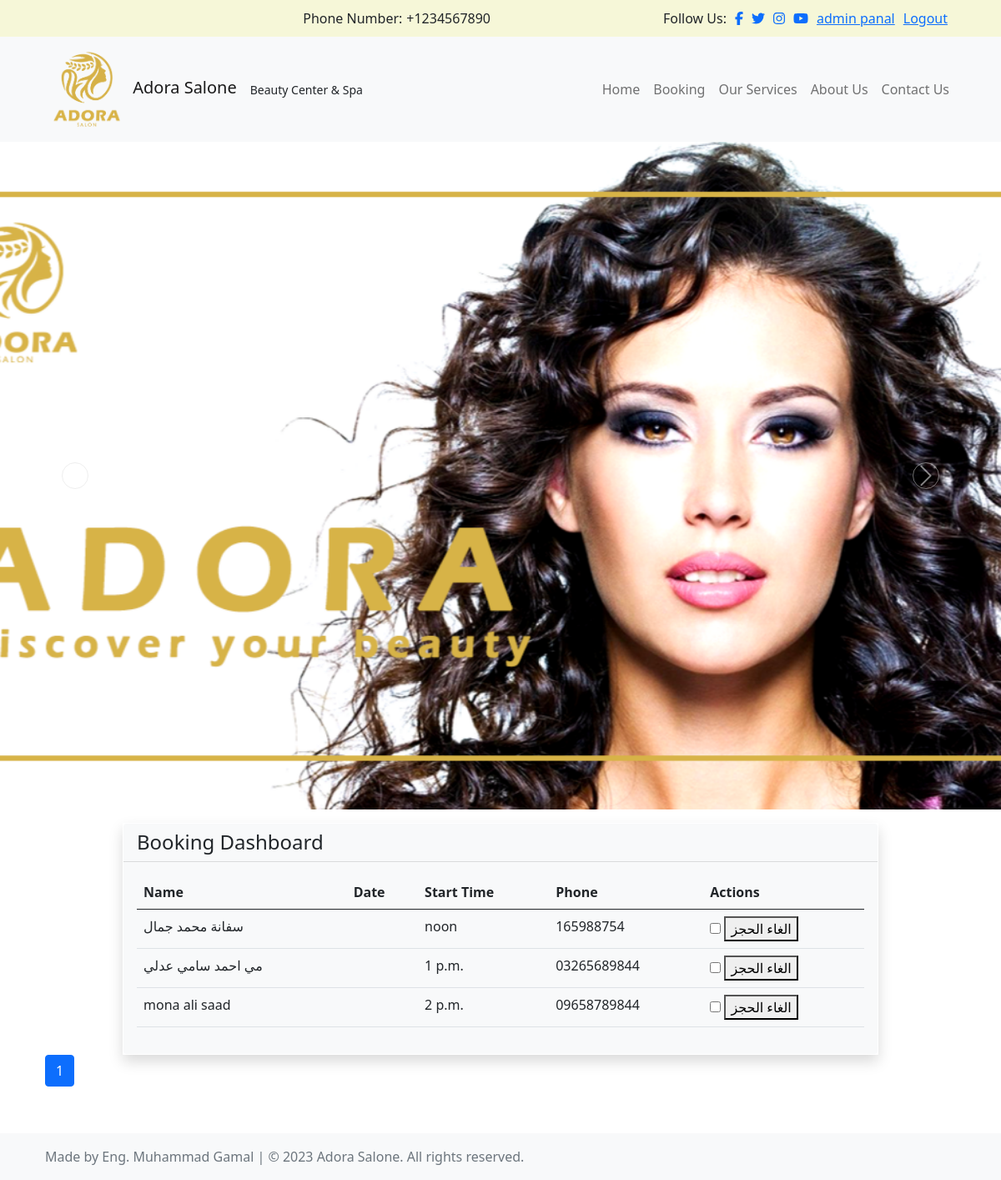
The page /dashboard/ (signed in) on the database its author committed.
### booking/models.py (models this page shows, shortened)
class SliderImage(models.Model):
    image = models.ImageField(upload_to='slider_images/')
    caption = models.CharField(max_length=100)

class Booking(models.Model):
    name = models.CharField(max_length=100)
    age = models.PositiveIntegerField()
    phone_number = models.CharField(max_length=20)
    start_time = models.TimeField()
    hair_care = models.BooleanField(default=False)
    face_care = models.BooleanField(default=False)
    body_care = models.BooleanField(default=False)
    all_services = models.BooleanField(default=False)
    is_approved = models.BooleanField(default=False)

### booking/views.py (the view)
# urls.py: path('dashboard/', views.dashboard, name='dashboard'),
@login_required(login_url='login')
def dashboard(request):
    bookings = Booking.objects.all()
    paginator = Paginator(bookings, 10)  # Display 10 bookings per page
    images = SliderImage.objects.all()
    page_number = request.GET.get('page')
    bookings = paginator.get_page(page_number)
    context = {
        'bookings': bookings,
        'images': images,
    }
    return render(request, 'dashboard.html', context)

### booking/templates/dashboard.html (shortened to what this page needs)
{% extends 'base.html' %}
{% block content %}
<div class="container mt-3">
    <div class="row justify-content-center">
      <div class="col-md-10">
        <div class="card border-white rounded-0 shadow">
          <div class="card-header bg-light rounded-top">
            <h4 class="mb-0">Booking Dashboard</h4>
          </div>
          <div class="card-body bg-light rounded-bottom">
<table class="table">
    <thead>
        <tr>
            <th>Name</th>
            <th>Date</th>
            <th>Start Time</th>
            <th>Phone</th>
            <th>Actions</th>
        </tr>
    </thead>
    <tbody>
        {% for booking in bookings %}
        <tr>
            <td>{{ booking.name }}</td>
            <td>{{ booking.date }}</td>
            <td>{{ booking.start_time }}</td>
            <td>{{ booking.phone_number }}</td>
            <td>
                <form action="{% url 'is_approved' booking.id %}" method="POST" id="approvalForm{{ booking.id }}">
                    <input type="checkbox" name="is_approved" id="approvalCheckbox{{ booking.id }}" {% if booking.is_approved %}checked{% endif %} onclick="toggleApproval({{ booking.id }})">
                    <button type="submit" id="approvalButton{{ booking.id }}">{% if booking.is_approved %}تاكيد الحجز{% else %}الغاء الحجز{% endif %}</button>
                </form>
            </td>
        </tr>
        {% endfor %}
    </tbody>
</table>
</div>
</div>
</div>
</div>
<div class="pagination">
    <ul class="pagination justify-content-center">
        {% for i in bookings.paginator.page_range %}
        <li class="page-item {% if bookings.number == i %}active{% endif %}">
            <a class="page-link" href="?page={{ i }}">{{ i }}</a>
        </li>
        {% endfor %}
    </ul>
</div>
{% endblock %}

### booking/templates/base.html (shortened to what this page needs)
{% load static %}
{% load crispy_forms_tags %}
<!DOCTYPE html>
<html lang="en">
<head>
   <link rel="stylesheet" href="{% static 'css/bootstrap.css' %}">
   <link rel="stylesheet" href="{% static 'css/bootstrap.min.css' %}">
   <link rel="stylesheet" href="{% static 'css/style.css' %}">
   <link rel="stylesheet" href="https://use.fontawesome.com/releases/v5.15.3/css/all.css">
   <link rel="stylesheet" href="https://cdn.jsdelivr.net/npm/bootstrap-icons@1.5.0/font/bootstrap-icons.css">
   <link rel="stylesheet" href="https://cdnjs.cloudflare.com/ajax/libs/twitter-bootstrap/5.0.2/css/bootstrap.min.css" />
</head>
<body>
    <div class="social-bar">
        <div class="container">
            <div class="row align-items-center">
                <div class="col-md-6 text-center">
                    <div class="phone-number">
                        Phone Number: <span>+1234567890</span>
                    </div>
                </div>
                <div class="col-md-6 text-start">
                    <ul>
                        <li>Follow Us:</li>
                        <li><a href="#" target="_blank"><i class="fab fa-facebook-f"></i></a></li>
                        <li><a href="#" target="_blank"><i class="fab fa-twitter"></i></a></li>
                        <li><a href="#" target="_blank"><i class="fab fa-instagram"></i></a></li>
                        <li><a href="#" target="_blank"><i class="fab fa-youtube"></i></a></li>
                        <li><a href="{% url 'dashboard' %}"> admin panal </a></li>
                        <li><a href="{% url 'logout' %}">Logout</a></li>
                    </ul>
                </div>
            </div>
        </div>
    </div>
    <nav class="navbar navbar-expand-lg navbar-light bg-light">
        <div class="container">
            <a class="navbar-brand" href="#">
                <img src="{% static 'img/adora-logo.png' %}" alt="Logo" class="logo-img">
                Adora Salone
            </a><small>Beauty Center & Spa</small>
            <div class="collapse navbar-collapse justify-content-end" id="navbarNav">
                <ul class="navbar-nav">
                    <li class="nav-item">
                        <a class="nav-link" href="{% url 'home' %}">Home</a>
                    </li>
                    <li class="nav-item">
                        <a class="nav-link" href="{% url 'booking_create' %}">Booking</a>
                    </li>
                    <li class="nav-item">
                        <a class="nav-link" href="{% url 'services' %}">Our Services</a>
                    </li>
                    <li class="nav-item">
                        <a class="nav-link" href="{% url 'about' %}">About Us</a>
                    </li>
                    <li class="nav-item">
                        <a class="nav-link" href="{% url 'contact' %}">Contact Us</a>
                    </li>
                </ul>
            </div>
        </div>
    </nav>
    {% include 'slider.html' %}
        {% block content %}
        {% endblock %}
    <br>
    <br>
    <br>
    <br>
    <footer class="footer mt-auto py-3 bg-light fixed-bottom">
        <div class="container">
            <span class="text-muted">Made by Eng. Muhammad Gamal | © 2023 Adora Salone. All rights reserved.</span>
        </div>
    </footer>
</body>
</html>

### booking/templates/slider.html (shortened to what this page needs)
<div id="carouselExampleFade" class="carousel slide carousel-fade" data-bs-ride="carousel" data-bs-interval="2000" data-bs-fade="true">
    <div class="carousel-inner">
        {% for image in images %}
        <div class="carousel-item {% if forloop.first %}active{% endif %}">
            <img src="{{ image.image.url }}" class="d-block w-100" alt="{{ image.caption }}">
            <div class="carousel-caption">
            </div>
        </div>
        {% endfor %}
    </div>
    <button class="carousel-control-prev" type="button" data-bs-target="#carouselExampleFade" data-bs-slide="prev">
      <span class="carousel-control-prev-icon" aria-hidden="true"></span>
    </button>
    <button class="carousel-control-next" type="button" data-bs-target="#carouselExampleFade" data-bs-slide="next">
      <span class="carousel-control-next-icon" aria-hidden="true"></span>
    </button>
</div>

### booking/static/css/style.css (style rules this page uses)
.carousel-item { height: 800px; }
.carousel-item img { height: 100%; object-fit: cover; }
.carousel-control-prev-icon, .carousel-control-next-icon { height: 50px; width: 50px; background-size: 100%, 100%; border-radius: 50%; border: 1px solid #ddd; }
.social-bar { background-color: rgb(246, 247, 216); padding: 10px; }
.social-bar ul { list-style: none; margin: 0; padding: 0; display: flex; justify-content: flex-end; }
.social-bar ul li { margin-right: 10px; }
.phone-number { display: flex; align-items: center; justify-content: flex-end; }
.phone-number span { margin-left: 5px; }
.logo-img { width: auto; height: 100px; max-width: 100%; }

### rows shown on the page
SliderImage: image (picture)
Booking: name "سفانة محمد جمال", start_time "noon", phone_number "165988754", shows "الغاء الحجز"
Booking: name "مي احمد سامي عدلي", start_time "1 p.m.", phone_number "03265689844", shows "الغاء الحجز"
Booking: name "mona ali saad", start_time "2 p.m.", phone_number "09658789844", shows "الغاء الحجز"

### other values the page prints
{{ i }} "1"
